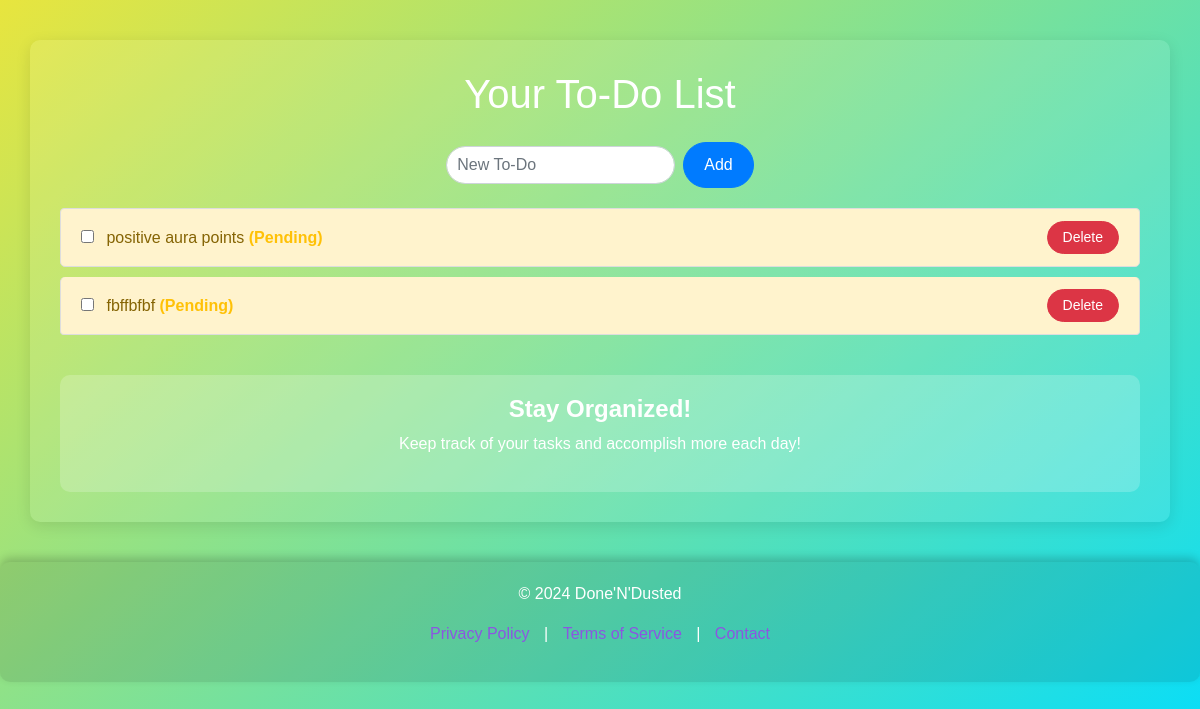
The page /dashboard (signed in) on the database as committed earlier.
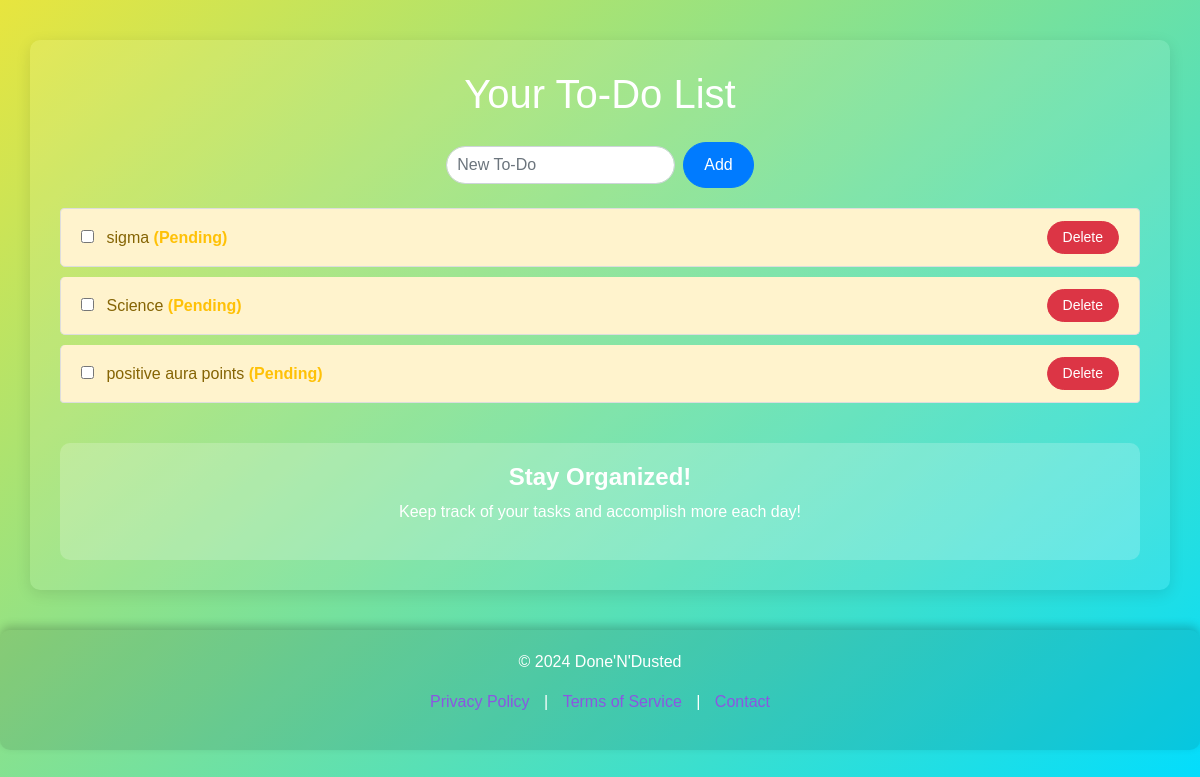
The same page on the database as committed later.
### setup_db.py (models this page shows)
class Task(Base):
    __tablename__ = 'tasks'
    id = Column(Integer, primary_key=True)
    description = Column(String, nullable=False)
    completed = Column(Boolean, default=False)
    user_id = Column(Integer, ForeignKey('users.id'), nullable=False)
    user = relationship('User', back_populates='todos')

### app.py (the view)
@app.route('/dashboard')
def dashboard():
    if "user_id" not in session:
        flash("Please log in to access the dashboard.", "warning")
        return redirect(url_for('login'))
    tasks = db_session.query(Task).filter_by(user_id=session['user_id']).all()
    return render_template('dashboard.html', tasks=tasks)

### app.py (called while the page is built)
@app.context_processor
def inject_favicon():
    return dict(favicon_url=url_for('static', filename='img/favicon.ico'))

### templates/dashboard.html (shortened to what this page needs)
<!DOCTYPE html>
<html lang="en">
<head>
    <link rel="stylesheet" href="https://stackpath.bootstrapcdn.com/bootstrap/4.5.2/css/bootstrap.min.css">
</head>
<body>
    <div class="container">
        <h1 class="text-center mb-4">Your To-Do List</h1>
        <form action="{{ url_for('add_todo') }}" method="POST" class="form-inline justify-content-center">
            <input type="text" name="task" placeholder="New To-Do" required class="form-control mr-2" />
            <button type="submit" class="btn btn-primary">Add</button>
        </form>
        <ul class="list-group">
            {% for task in tasks %}
            <li class="list-group-item d-flex justify-content-between align-items-center {% if task.completed %}completed{% else %}pending{% endif %}" data-task-id="{{ task.id }}">
                <div>
                    <input type="checkbox" class="task-checkbox" {% if task.completed %}checked{% endif %} data-task-id="{{ task.id }}">
                    <span class="ml-2">
                        {{ task.description }}
                        {% if task.completed %}
                        <strong class="text-success">(Completed)</strong>
                        {% else %}
                        <strong class="text-warning">(Pending)</strong>
                        {% endif %}
                    </span>
                </div>
                <button type="button" class="btn btn-danger btn-sm delete-task">Delete</button>
            </li>
            {% endfor %}
        </ul>
        <div class="call-to-action">
            <h2>Stay Organized!</h2>
            <p>Keep track of your tasks and accomplish more each day!</p>
        </div>
    </div>
    <footer>
        <p>&copy; 2024 Done'N'Dusted</p>
        <p>
            <a href="#">Privacy Policy</a> | <a href="#">Terms of Service</a> | <a href="#">Contact</a>
        </p>
    </footer>
</body>
</html>

### templates/dashboard.html (style rules this page uses)
html, body { height: 100%; }
body { background: linear-gradient(320deg, #00ddff, #e8e53e); color: white; font-family: Arial, sans-serif; min-height: 100%; background-size: 100% 100%; padding-bottom: 50px; }
.container { background: rgba(255, 255, 255, 0.1); padding: 30px; border-radius: 10px; margin-top: 40px; box-shadow: 0px 4px 15px rgba(0, 0, 0, 0.1); }
footer { text-align: center; padding: 20px; background: rgba(0, 0, 0, 0.1); border-radius: 10px; margin-top: 40px; box-shadow: 0px -4px 10px rgba(0, 0, 0, 0.2); }
footer a { color: #8b56e1; text-decoration: none; margin: 0 10px; transition: color 0.3s; }
.list-group-item { background-color: #f8f9fa; border: 1px solid #ddd; color: #333; margin-bottom: 10px; border-radius: 5px; font-size: 16px; display: flex; justify-content: space-between; align-items: center; transition: transform 0.3s; }
.list-group-item.pending { background-color: #fff3cd; color: #856404; }
.form-inline { margin-bottom: 20px; }
.form-control { border-radius: 30px; padding: 10px; width: 300px; }
.btn-primary { border-radius: 30px; padding: 10px 20px; transition: background-color 0.3s; }
.btn-danger { border-radius: 20px; padding: 5px 15px; }
.call-to-action { background: rgba(255, 253, 253, 0.2); padding: 20px; border-radius: 10px; margin-top: 30px; text-align: center; }
.call-to-action h2 { font-size: 24px; font-weight: bold; color: #ffffff; }
.call-to-action p { color: #ffffff; }

Rows that differ between the two databases and show on the page:
removed Task: description "fbffbfbf", shows "(Pending)"
added Task: description "sigma", shows "(Pending)"
added Task: description "Science", shows "(Pending)"
